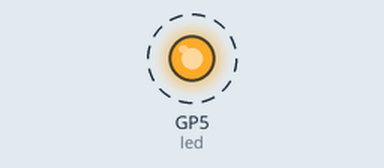
Simulated run of this program. Board: Raspberry Pi Pico running MicroPython. Shown: output pins drawn as LEDs (lit = HIGH). Dashed ring = blinking.

Above: at 0.2 s.
Timing chart, 0 to 3.0 s (numbered marks = the images above):
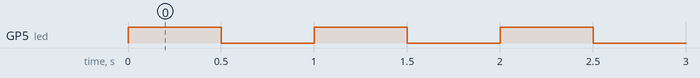

The program:

led_blink.py
```python
"""
Red LED Blink Test

Code generated with GitHub Copilot (Claude Haiku 4.5).
Pin configuration verified and hardware-tested by Jeffrey McCormick.

Usage:
  1. Upload this script to your YD-RP2040 via MicroPico
  2. Run it in the REPL (Ctrl+Enter or F5)
  3. Observe the LED on GPIO5 blinking

Blinks an LED with a 0.5-second interval.
"""

from machine import Pin
import time

# Initialize GPIO5 as output
led = Pin(5, Pin.OUT)

# Blink the LED
while True:
    led.on()
    time.sleep(0.5)
    led.off()
    time.sleep(0.5)
```

Measured:
- by itself, GP5 (led): alternates HIGH for 0.50 s and LOW for 0.50 s
